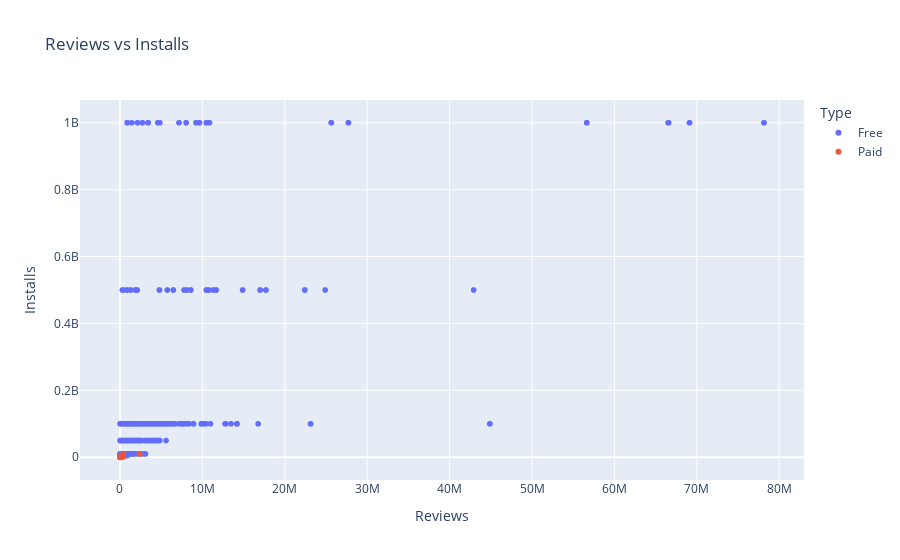

The notebook cell saved with this chart:
### Code cell
fig = px.scatter(
    df,
    x="Reviews",
    y="Installs",
    color="Type",
    title="Reviews vs Installs"
)
fig.show()

### Figure 1 — Plotly figure (JSON) as saved in the notebook; plotly's stock layout.template omitted (floating-point values rounded to 4 significant figures; data arrays with more than 128 entries replaced by an {"elided": "..."} marker saying what was removed)
{"data": [{"hovertemplate": "Type=Free<br>Reviews=%{x}<br>Installs=%{y}<extra></extra>", "legendgroup": "Free", "marker": {"color": "#636efa", "symbol": "circle"}, "mode": "markers", "name": "Free", "showlegend": true, "type": "scattergl", "x": {"elided": "8719 int values"}, "xaxis": "x", "y": {"elided": "8719 int values"}, "yaxis": "y"}, {"hovertemplate": "Type=Paid<br>Reviews=%{x}<br>Installs=%{y}<extra></extra>", "legendgroup": "Paid", "marker": {"color": "#EF553B", "symbol": "circle"}, "mode": "markers", "name": "Paid", "showlegend": true, "type": "scattergl", "x": {"elided": "646 int values"}, "xaxis": "x", "y": {"elided": "646 int values"}, "yaxis": "y"}], "layout": {"legend": {"title": {"text": "Type"}, "tracegroupgap": 0}, "title": {"text": "Reviews vs Installs"}, "xaxis": {"anchor": "y", "domain": [0, 1], "title": {"text": "Reviews"}}, "yaxis": {"anchor": "x", "domain": [0, 1], "title": {"text": "Installs"}}}}
